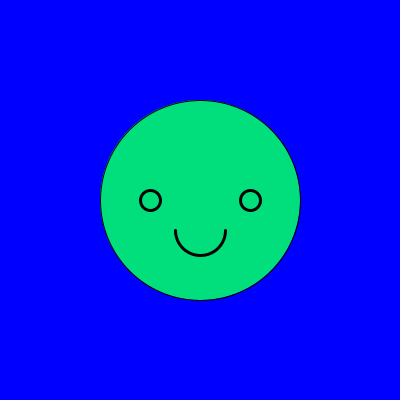
Frame 1 (no input)
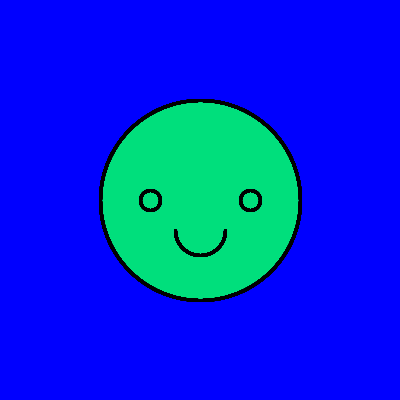
Frame 60 (the mouse pressed at the canvas centre just before this capture)
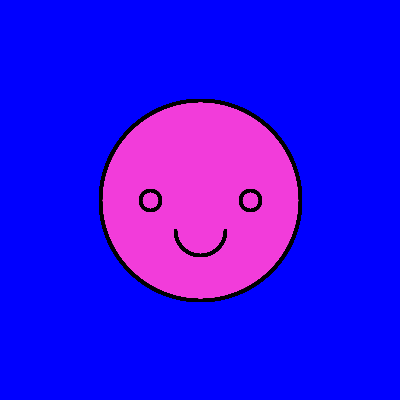
Frame 120 (the mouse held since frame 60 and released just before this capture)

The Processing sketch that drew these frames (run headless with seeded random() and noise(); from frame 60 on, the mouse is pressed at the canvas centre):

// Processing sketch: processing_87270
// ── processing_87270.pde

//sohee woo soheew@andrew.cmu.edu assignment 4 copyright

float wd, ht, x, y ;

void setup()
{
    size( 400, 400 );  // window size
    smooth( );
    background( 0, 0, 255 );
    fill( 0, 223, 124 );
    wd = random( 10, 100 );
    ht = random( 10, 100 );
    x = 0;
 

}

void draw( )
{
  
ellipse( 200, 200, 200, 200); 
strokeWeight(3);
ellipse( 150,200, 20, 20);
ellipse( 250, 200, 20, 20);
noFill();
arc(200, 230, 50, 50,0, PI);
}




void keyPressed( )
{
    background( random( 255 ), random(255), random(255) );
    wd = random( 10, 100 );
    ht = random( 10, 100 );
   
}

void mousePressed( )
{
     fill( random(255), random(255), random(255) );
    
}
